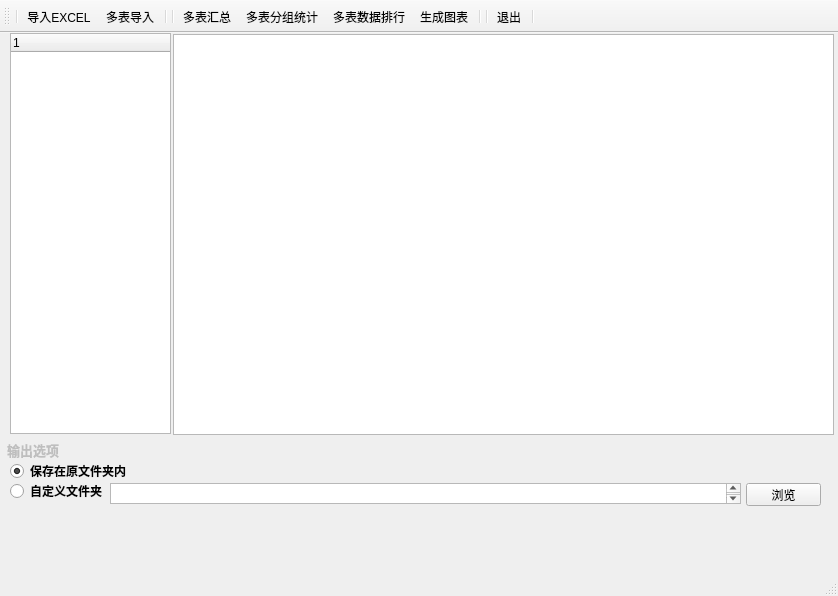
<?xml version="1.0" encoding="UTF-8"?>
<ui version="4.0">
 <author>gcy</author>
 <class>MainWindow</class>
 <widget class="QMainWindow" name="MainWindow">
  <property name="geometry">
   <rect>
    <x>0</x>
    <y>0</y>
    <width>838</width>
    <height>596</height>
   </rect>
  </property>
  <property name="windowTitle">
   <string>Excel数据分析师</string>
  </property>
  <widget class="QWidget" name="centralwidget">
   <widget class="QTextEdit" name="text1">
    <property name="geometry">
     <rect>
      <x>110</x>
      <y>450</y>
      <width>631</width>
      <height>21</height>
     </rect>
    </property>
    <property name="sizePolicy">
     <sizepolicy hsizetype="Expanding" vsizetype="Fixed">
      <horstretch>0</horstretch>
      <verstretch>0</verstretch>
     </sizepolicy>
    </property>
   </widget>
   <widget class="QPushButton" name="viewButton">
    <property name="geometry">
     <rect>
      <x>746</x>
      <y>450</y>
      <width>75</width>
      <height>23</height>
     </rect>
    </property>
    <property name="text">
     <string>浏览</string>
    </property>
   </widget>
   <widget class="QRadioButton" name="rButton1">
    <property name="geometry">
     <rect>
      <x>10</x>
      <y>450</y>
      <width>111</width>
      <height>16</height>
     </rect>
    </property>
    <property name="font">
     <font>
      <weight>75</weight>
      <bold>true</bold>
     </font>
    </property>
    <property name="text">
     <string>自定义文件夹</string>
    </property>
   </widget>
   <widget class="QLabel" name="label">
    <property name="enabled">
     <bool>false</bool>
    </property>
    <property name="geometry">
     <rect>
      <x>7</x>
      <y>409</y>
      <width>91</width>
      <height>16</height>
     </rect>
    </property>
    <property name="font">
     <font>
      <pointsize>10</pointsize>
      <weight>75</weight>
      <bold>true</bold>
     </font>
    </property>
    <property name="text">
     <string>输出选项</string>
    </property>
   </widget>
   <widget class="QRadioButton" name="rButton2">
    <property name="geometry">
     <rect>
      <x>10</x>
      <y>430</y>
      <width>131</width>
      <height>16</height>
     </rect>
    </property>
    <property name="font">
     <font>
      <weight>75</weight>
      <bold>true</bold>
     </font>
    </property>
    <property name="text">
     <string>保存在原文件夹内</string>
    </property>
    <property name="checkable">
     <bool>true</bool>
    </property>
    <property name="checked">
     <bool>true</bool>
    </property>
   </widget>
   <widget class="QTextEdit" name="textEdit">
    <property name="geometry">
     <rect>
      <x>173</x>
      <y>1</y>
      <width>661</width>
      <height>401</height>
     </rect>
    </property>
   </widget>
   <widget class="QTreeWidget" name="treeWidget">
    <property name="geometry">
     <rect>
      <x>10</x>
      <y>0</y>
      <width>161</width>
      <height>401</height>
     </rect>
    </property>
    <column>
     <property name="text">
      <string notr="true">1</string>
     </property>
    </column>
   </widget>
  </widget>
  <widget class="QStatusBar" name="statusbar"/>
  <widget class="QToolBar" name="toolBar">
   <property name="enabled">
    <bool>true</bool>
   </property>
   <property name="sizePolicy">
    <sizepolicy hsizetype="Preferred" vsizetype="Fixed">
     <horstretch>0</horstretch>
     <verstretch>0</verstretch>
    </sizepolicy>
   </property>
   <property name="mouseTracking">
    <bool>false</bool>
   </property>
   <property name="contextMenuPolicy">
    <enum>Qt::CustomContextMenu</enum>
   </property>
   <property name="acceptDrops">
    <bool>true</bool>
   </property>
   <property name="windowTitle">
    <string>toolBar</string>
   </property>
   <property name="autoFillBackground">
    <bool>false</bool>
   </property>
   <property name="inputMethodHints">
    <set>Qt::ImhNone</set>
   </property>
   <property name="allowedAreas">
    <set>Qt::AllToolBarAreas</set>
   </property>
   <property name="iconSize">
    <size>
     <width>48</width>
     <height>48</height>
    </size>
   </property>
   <property name="toolButtonStyle">
    <enum>Qt::ToolButtonTextUnderIcon</enum>
   </property>
   <property name="floatable">
    <bool>false</bool>
   </property>
   <attribute name="toolBarArea">
    <enum>TopToolBarArea</enum>
   </attribute>
   <attribute name="toolBarBreak">
    <bool>false</bool>
   </attribute>
   <addaction name="separator"/>
   <addaction name="button1"/>
   <addaction name="button2"/>
   <addaction name="separator"/>
   <addaction name="separator"/>
   <addaction name="button3"/>
   <addaction name="button4"/>
   <addaction name="button5"/>
   <addaction name="button6"/>
   <addaction name="separator"/>
   <addaction name="separator"/>
   <addaction name="button7"/>
   <addaction name="separator"/>
  </widget>
  <widget class="QMenuBar" name="menubar">
   <property name="geometry">
    <rect>
     <x>0</x>
     <y>0</y>
     <width>838</width>
     <height>26</height>
    </rect>
   </property>
  </widget>
  <action name="button1">
   <property name="icon">
    <iconset theme="导入EXCEL">
     <normaloff>image/图标-01.png</normaloff>image/图标-01.png</iconset>
   </property>
   <property name="text">
    <string>导入EXCEL</string>
   </property>
  </action>
  <action name="button2">
   <property name="icon">
    <iconset>
     <normaloff>image/图标-02.png</normaloff>image/图标-02.png</iconset>
   </property>
   <property name="text">
    <string>多表导入</string>
   </property>
  </action>
  <action name="button3">
   <property name="icon">
    <iconset>
     <normaloff>image/图标-03.png</normaloff>image/图标-03.png</iconset>
   </property>
   <property name="text">
    <string>多表汇总</string>
   </property>
   <property name="toolTip">
    <string>多表汇总</string>
   </property>
  </action>
  <action name="button4">
   <property name="icon">
    <iconset>
     <normaloff>image/图标-04.png</normaloff>image/图标-04.png</iconset>
   </property>
   <property name="text">
    <string>多表分组统计</string>
   </property>
  </action>
  <action name="button5">
   <property name="icon">
    <iconset>
     <normaloff>image/图标-05.png</normaloff>image/图标-05.png</iconset>
   </property>
   <property name="text">
    <string>多表数据排行</string>
   </property>
   <property name="toolTip">
    <string>多表数据排行</string>
   </property>
  </action>
  <action name="button6">
   <property name="icon">
    <iconset>
     <normaloff>image/图标-06.png</normaloff>image/图标-06.png</iconset>
   </property>
   <property name="text">
    <string>生成图表</string>
   </property>
   <property name="toolTip">
    <string>生成图表</string>
   </property>
  </action>
  <action name="button7">
   <property name="icon">
    <iconset>
     <normaloff>image/图标-07.png</normaloff>image/图标-07.png</iconset>
   </property>
   <property name="text">
    <string>退出</string>
   </property>
   <property name="toolTip">
    <string>退出</string>
   </property>
  </action>
 </widget>
 <resources/>
 <connections/>
 <designerdata>
  <property name="gridDeltaX">
   <number>10</number>
  </property>
  <property name="gridDeltaY">
   <number>10</number>
  </property>
  <property name="gridSnapX">
   <bool>true</bool>
  </property>
  <property name="gridSnapY">
   <bool>true</bool>
  </property>
  <property name="gridVisible">
   <bool>true</bool>
  </property>
 </designerdata>
</ui>
